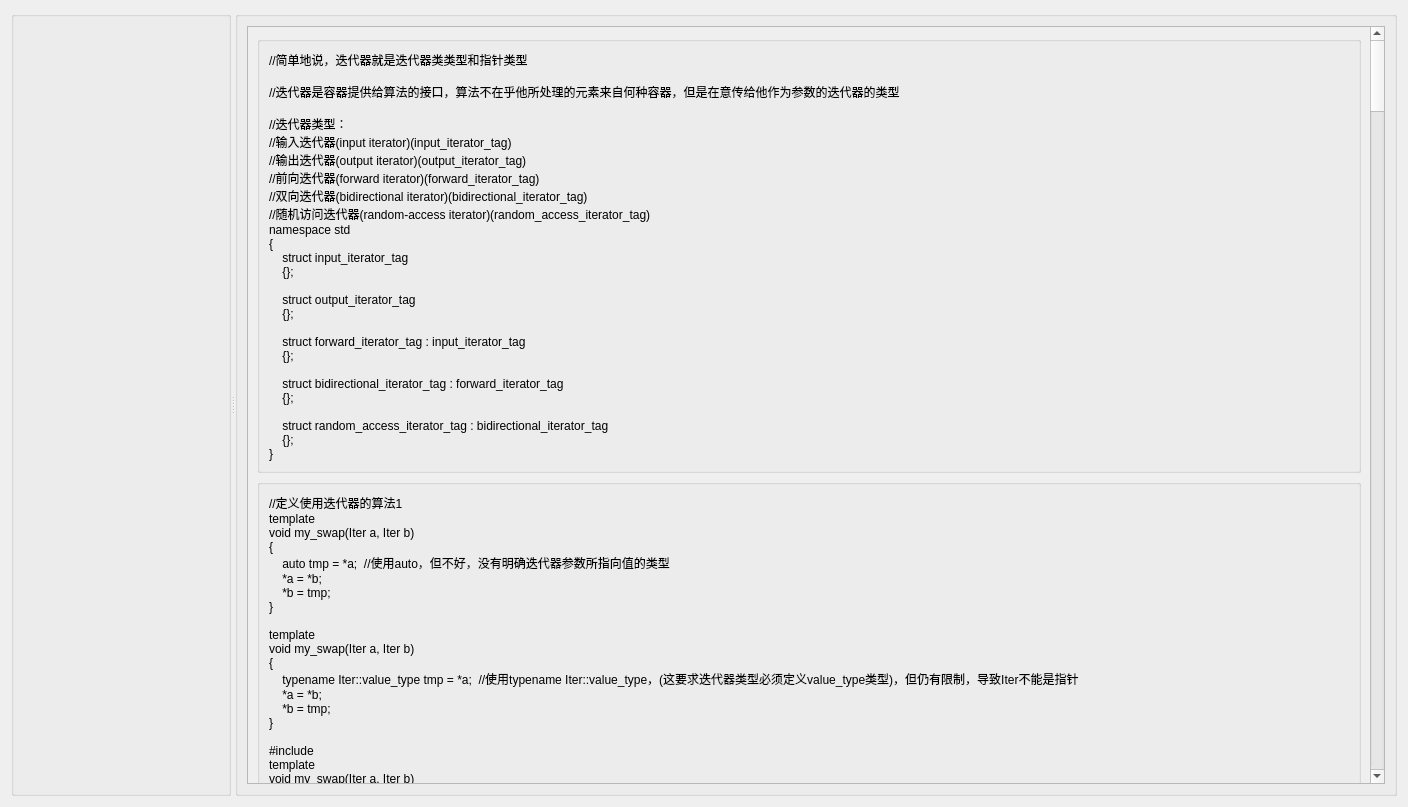
<?xml version="1.0" encoding="UTF-8"?>
<ui version="4.0">
 <class>dlg_iterator</class>
 <widget class="QDialog" name="dlg_iterator">
  <property name="geometry">
   <rect>
    <x>0</x>
    <y>0</y>
    <width>1408</width>
    <height>807</height>
   </rect>
  </property>
  <property name="windowTitle">
   <string>Dialog</string>
  </property>
  <layout class="QHBoxLayout" name="horizontalLayout">
   <item>
    <widget class="QSplitter" name="splitter">
     <property name="orientation">
      <enum>Qt::Horizontal</enum>
     </property>
     <widget class="QGroupBox" name="groupBox">
      <property name="title">
       <string/>
      </property>
     </widget>
     <widget class="QGroupBox" name="groupBox_2">
      <property name="title">
       <string/>
      </property>
      <layout class="QVBoxLayout" name="verticalLayout">
       <item>
        <widget class="QScrollArea" name="scrollArea">
         <property name="widgetResizable">
          <bool>true</bool>
         </property>
         <widget class="QWidget" name="scrollAreaWidgetContents">
          <property name="geometry">
           <rect>
            <x>0</x>
            <y>-6066</y>
            <width>1122</width>
            <height>7252</height>
           </rect>
          </property>
          <layout class="QVBoxLayout" name="verticalLayout_2">
           <item>
            <widget class="QGroupBox" name="groupBox_3">
             <property name="title">
              <string/>
             </property>
             <layout class="QGridLayout" name="gridLayout">
              <item row="0" column="0">
               <widget class="QLabel" name="label">
                <property name="text">
                 <string>//简单地说，迭代器就是迭代器类类型和指针类型

//迭代器是容器提供给算法的接口，算法不在乎他所处理的元素来自何种容器，但是在意传给他作为参数的迭代器的类型

//迭代器类型：
//输入迭代器(input iterator)(input_iterator_tag)
//输出迭代器(output iterator)(output_iterator_tag)
//前向迭代器(forward iterator)(forward_iterator_tag)
//双向迭代器(bidirectional iterator)(bidirectional_iterator_tag)
//随机访问迭代器(random-access iterator)(random_access_iterator_tag)
namespace std
{
    struct input_iterator_tag
    {};

    struct output_iterator_tag
    {};

    struct forward_iterator_tag : input_iterator_tag
    {};

    struct bidirectional_iterator_tag : forward_iterator_tag
    {};

    struct random_access_iterator_tag : bidirectional_iterator_tag
    {};
}</string>
                </property>
               </widget>
              </item>
             </layout>
            </widget>
           </item>
           <item>
            <widget class="QGroupBox" name="groupBox_4">
             <property name="title">
              <string/>
             </property>
             <layout class="QGridLayout" name="gridLayout_2">
              <item row="0" column="0">
               <widget class="QLabel" name="label_2">
                <property name="text">
                 <string>//定义使用迭代器的算法1
template&lt;typename Iter&gt;
void my_swap(Iter a, Iter b)
{
    auto tmp = *a;  //使用auto，但不好，没有明确迭代器参数所指向值的类型
    *a = *b;
    *b = tmp;
}

template&lt;typename Iter&gt;
void my_swap(Iter a, Iter b)
{
    typename Iter::value_type tmp = *a;  //使用typename Iter::value_type，(这要求迭代器类型必须定义value_type类型)，但仍有限制，导致Iter不能是指针
    *a = *b;
    *b = tmp;
}

#include &lt;iterator&gt;
template&lt;typename Iter&gt;
void my_swap(Iter a, Iter b)
{
    typename std::iterator_traits&lt;Iter&gt;::value_type tmp = *a;  //使用typename std::iterator_traits&lt;Iter&gt;::value_type最好
    *a = *b;
    *b = tmp;
}

//iterator_traits模板定义如下：
template&lt;class Iterator&gt;
struct iterator_traits
{
    typedef typename Iterator::difference_type     difference_type;
    typedef typename Iterator::value_type          value_type;
    typedef typename Iterator::pointer             pointer;
    typedef typename Iterator::reference           reference;
    typedef typename Iterator::iterator_category   iterator_category;
};
//(这要求使用iterator_traits模板的迭代器类型必须定义difference_type、value_type、pointer、reference和iterator_category类型)
//(对于输出迭代器，除了iterator_category，其他别名都可以定义为void，这是因为输出迭代器指向对象的目的地址而不是对象)

//iterator_traits模板偏特化类型T*和const T*的定义
template&lt;class T&gt;
struct iterator_traits&lt;T*&gt;
{
    typedef ptrdiff_t                   difference_type;
    typedef T                           value_type;
    typedef T*                          pointer;
    typedef T&amp;                          reference;
    typedef random_access_iterator_tag  iterator_category;
};

template&lt;class T&gt;
struct iterator_traits&lt;const T*&gt;
{
    typedef ptrdiff_t                   difference_type;
    typedef T                           value_type;
    typedef const T*                    pointer;
    typedef const T&amp;                    reference;
    typedef random_access_iterator_tag  iterator_category;
};



//定义使用迭代器的算法2
template&lt;typename Iter&gt;
inline void func(Iter begin, Iter end)
{
    func(begin, end, std::iterator_traits&lt;Iter&gt;::iterator_category());
}

template&lt;typename BiIterator&gt;
void func(BiIterator begin, BiIterator end, std::bidirectional_iterator_tag)
{
    //...
}

template&lt;typename RaIterator&gt;
void func(RaIterator begin, RaIterator end, std::random_access_iterator_tag)
{
    //...
}

//定义使用迭代器的算法3
//尽量使用迭代器相关辅助函数，这样写出的算法能适应更多类型的迭代器(容忍随机访问迭代器使用辅助函数带来的性能降低)

//void advance(InputIterator&amp; pos, Dist n)
//令名为pos的输入迭代器前进(或后退)n个元素
//对于随机访问迭代器和双向迭代器而言，n可为负值，表示向后退
//Dist通常是整数类型，要有&lt; ++ --等操作，还要和0作比较
//对于随机访问迭代器，则调用pos+=n，因此具有常数复杂度；对于双向迭代器，则调用++pos(或--pos)n次，因此具有线性复杂度

//ForwardIterator next(ForwardIterator pos)
//ForwardIterator next(ForwardIterator pos, Dist n)
//令名为pos的前向迭代器前进1或者n个位置
//对于随机访问迭代器和双向迭代器而言，n可为负值，表示向后退
//Dist是类型std::iterator_traits&lt;BidirectionalIterator&gt;::difference_type

//BidirectionalIterator prev(BidirectionalIterator pos)
//BidirectionalIterator prev(BidirectionalIterator pos, Dist n)
//令名为pos的前向迭代器后退1或n个位置
//对于随机访问迭代器和双向迭代器而言，n可为负值，表示向前进
//Dist是类型std::iterator_traits&lt;BidirectionalIterator&gt;::difference_type

//Dist distance(InputIterator pos1, InputIterator pos2)
//返回两个输入迭代器的距离
//Dist是类型std::iterator_traits&lt;InputIterator&gt;::difference_type
//对于随机访问迭代器，则调用pos2-pos1，因此具有常数复杂度；对于其他迭代器，则不断递增pos1，直到抵达pos2为止，因此具有线性复杂度

//void iter_swap(ForwardIterator1 pos1, ForwardIterator2 pos2)
//交换迭代器pos1和pos2所指的值    (注意，是迭代器所指向的值)
//迭代器的类型不必相同，但是其所指向的两个值必须可以相互赋值</string>
                </property>
               </widget>
              </item>
             </layout>
            </widget>
           </item>
           <item>
            <widget class="QGroupBox" name="groupBox_6">
             <property name="title">
              <string/>
             </property>
             <layout class="QGridLayout" name="gridLayout_4">
              <item row="0" column="0">
               <widget class="QLabel" name="label_4">
                <property name="text">
                 <string>    std::vector&lt;int&gt; v{5, 4, 3, 2, 1};
    std::sort(++v.begin(), v.end());

    std::copy(v.begin(), v.end(), std::ostream_iterator&lt;int&gt;(std::cout, &quot; &quot;));</string>
                </property>
               </widget>
              </item>
              <item row="1" column="0">
               <widget class="QPushButton" name="pbVectorArrayStringIterator">
                <property name="text">
                 <string>执行</string>
                </property>
               </widget>
              </item>
             </layout>
            </widget>
           </item>
           <item>
            <widget class="QGroupBox" name="groupBox_5">
             <property name="title">
              <string/>
             </property>
             <layout class="QGridLayout" name="gridLayout_3">
              <item row="0" column="0">
               <widget class="QLabel" name="label_3">
                <property name="text">
                 <string>//不同类型的迭代器需要为迭代器类定义不同的成员函数集，因为迭代器类型具有叠加性，所以成员函数集也具有叠加性

//1.输入迭代器     容器：istream
//iter(iter const&amp;）(复制构造函数)
//*iter         (读取实际元素)
//iter-&gt;member  (读取实际元素的成员，如果有的话)
//++iter
//iter++        (不一定得返回什么东西，不过通常会返回旧位置)
//iter1 == iter2
//iter1 != iter2

//2.输出迭代器     容器：ostream、inserter
//iter(iter const&amp;）(复制构造函数)
//*iter = val
//++iter
//iter++

//3.前向迭代器      容器：forward list、unordered containers(有一部分是双向迭代器)
//输入迭代器的
//iter()        (默认构造函数)
//iter1 = iter2

//4.双向迭代器       容器：list、set、multiset、map、multimap
//前向迭代器的
//--iter
//iter--

//5.随机访问迭代器     容器：array、vector、deque、string、C-Style array
//双向迭代器的
//iter[n]
//iter+=n
//iter-=n
//iter+n
//n+iter
//iter-n
//iter1-iter2
//iter1 &lt; iter2
//iter1 &gt; iter2
//iter1 &lt;= iter2
//iter1 &gt;= iter2</string>
                </property>
               </widget>
              </item>
             </layout>
            </widget>
           </item>
           <item>
            <widget class="QGroupBox" name="groupBox_7">
             <property name="title">
              <string>前向迭代器 numeric_range numeric_iterator</string>
             </property>
             <layout class="QGridLayout" name="gridLayout_5">
              <item row="0" column="0">
               <widget class="QLabel" name="label_5">
                <property name="text">
                 <string>    numeric_range&lt;double&gt; range{1.5, 0.5, 5};
    auto first = range.begin();
    auto last = range.end();
    std::copy(first, last, std::ostream_iterator&lt;double&gt;(std::cout, &quot; &quot;));
    std::cout &lt;&lt; &quot;\n&quot;;</string>
                </property>
               </widget>
              </item>
              <item row="1" column="0">
               <widget class="QPushButton" name="pbNumericRangeCopy">
                <property name="text">
                 <string>执行</string>
                </property>
               </widget>
              </item>
              <item row="2" column="0">
               <widget class="QLabel" name="label_6">
                <property name="text">
                 <string>    numeric_range&lt;double&gt; range{1.5, 0.5, 5};
    std::cout &lt;&lt; &quot;Sum = &quot; &lt;&lt; std::accumulate(std::begin(range), std::end(range), 0.0) &lt;&lt; &quot;\n&quot;;</string>
                </property>
               </widget>
              </item>
              <item row="3" column="0">
               <widget class="QPushButton" name="pbNumericRangeAccumulate">
                <property name="text">
                 <string>执行</string>
                </property>
               </widget>
              </item>
              <item row="4" column="0">
               <widget class="QLabel" name="label_7">
                <property name="text">
                 <string>    numeric_range&lt;double&gt; range{1.5, 0.5, 5};
    for(auto n : range)
    {
        std::cout &lt;&lt; n &lt;&lt; &quot; &quot;;
    }
    std::cout &lt;&lt; &quot;\n&quot;;</string>
                </property>
               </widget>
              </item>
              <item row="5" column="0">
               <widget class="QPushButton" name="pbNumericRangeFor">
                <property name="text">
                 <string>执行</string>
                </property>
               </widget>
              </item>
             </layout>
            </widget>
           </item>
           <item>
            <widget class="QGroupBox" name="groupBox_8">
             <property name="title">
              <string/>
             </property>
             <layout class="QVBoxLayout" name="verticalLayout_3">
              <item>
               <widget class="QLabel" name="label_8">
                <property name="text">
                 <string>//迭代器适配器(iterator adapter):
//反向迭代器(reverse iterator)
//插入迭代器(insert iterator)
//流迭代器(stream iterator)
//移动迭代器(move iterator)

//1.
//反向迭代器(reverse iterator)</string>
                </property>
               </widget>
              </item>
              <item>
               <widget class="QLabel" name="label_9">
                <property name="text">
                 <string>std::vector&lt;int&gt; v {1, 2, 3, 4, 5, 6, 7, 8, 9};

std::copy(v.begin(), v.end(), std::ostream_iterator&lt;int&gt;(std::cout, &quot; &quot;));
std::cout &lt;&lt; &quot;\n&quot;;
std::copy(v.rbegin(), v.rend(), std::ostream_iterator&lt;int&gt;(std::cout, &quot; &quot;));
std::cout &lt;&lt; &quot;\n&quot;;</string>
                </property>
               </widget>
              </item>
              <item>
               <widget class="QPushButton" name="pbReverseIterator">
                <property name="text">
                 <string>执行</string>
                </property>
               </widget>
              </item>
              <item>
               <widget class="QLabel" name="label_10">
                <property name="text">
                 <string>std::vector&lt;int&gt;::iterator pos = std::find(v.begin(), v.end(), 2);
std::cout &lt;&lt; &quot;pos:&quot; &lt;&lt; *pos &lt;&lt; &quot;\n&quot;;
//iterator转reverse_iterator
std::vector&lt;int&gt;::reverse_iterator pos_left(pos);//注意reverse_iterator的构造方式
std::cout &lt;&lt; &quot;pos_left:&quot; &lt;&lt; *pos_left &lt;&lt; &quot;\n&quot;;</string>
                </property>
               </widget>
              </item>
              <item>
               <widget class="QPushButton" name="pbIteratorToReverseIterator">
                <property name="text">
                 <string>执行</string>
                </property>
               </widget>
              </item>
              <item>
               <widget class="QLabel" name="label_11">
                <property name="text">
                 <string>std::vector&lt;int&gt;::reverse_iterator pos = std::find(v.rbegin(), v.rend(), 2);//注意参数类型决定返回值类型
std::cout &lt;&lt; &quot;pos:&quot; &lt;&lt; *pos &lt;&lt; &quot;\n&quot;;
//reverse_iterator转iterator
std::vector&lt;int&gt;::iterator pos_right(pos.base());
std::cout &lt;&lt; &quot;pos_right:&quot; &lt;&lt; *pos_right &lt;&lt; &quot;\n&quot;;</string>
                </property>
               </widget>
              </item>
              <item>
               <widget class="QPushButton" name="pbReverseIteratorToIterator">
                <property name="text">
                 <string>执行</string>
                </property>
               </widget>
              </item>
              <item>
               <widget class="QLabel" name="label_12">
                <property name="text">
                 <string>//iterator、const_iterator、reverse_iterator、const_reverse_iterator相互转换

//1.隐式转换
//iterator----------------------------&gt;const_iterator
//   |
//   |
//   +---&gt;reverse_iterator------------&gt;const_reverse_iterator

//2.base()转换
//reverse_iterator::base() -----&gt; iterator
//const_reverse_iterator::base()  ------&gt; const_iterator

//3.const_iterator通过distance和advance函数 ------&gt; iterator
//(对于随机访问迭代器，是常数时间的操作；对于双向迭代器，是线性时间的操作)</string>
                </property>
               </widget>
              </item>
              <item>
               <widget class="QLabel" name="label_14">
                <property name="text">
                 <string>//2.
//插入迭代器 (insert iterator)
//(所有插入迭代器都是输出迭代器(output iterator)，与输出迭代器不同的是，&quot;*pos = value&quot;也可以写为&quot;pos = value&quot;，因为operator*是无操作(另外，operator++()和operator++(int)也是无操作))
//(输出迭代器的常用方式是&quot;*iter++ = value&quot;，插入迭代器的另一种常用方式是&quot;iter = value&quot;)

//std::back_inserter_iterator
//对应：push_back(value)
//适用容器：std::vector std::deque std::list std::string
//辅助函数：std::back_inserter(container)

//std::front_inserter_iterator
//对应：push_front(value)
//适用容器：std::deque std::list
//辅助函数：std::front_inserter(container)

//std::inserter_iterator
//对应：insert(pos, value)
//适用容器：除了std::array和std:forward_list
//辅助函数：std::inserter(container, pos)</string>
                </property>
               </widget>
              </item>
              <item>
               <widget class="QLabel" name="label_13">
                <property name="text">
                 <string>    std::vector&lt;int&gt; v;

    std::back_insert_iterator&lt;std::vector&lt;int&gt;&gt; bii(v);
    //调用作为输出迭代器的接口
    *bii++ = 1;
    *bii++ = 2;
    *bii++ = 3;
    //插入迭代器的operator*和operator++、operator++(int)都是无操作，所以可以
    bii = 4;
    bii = 5;
    bii = 6;

    std::copy(v.begin(), v.end(), std::ostream_iterator&lt;int&gt;(std::cout, &quot; &quot;));
    std::cout &lt;&lt; &quot;\n&quot;;</string>
                </property>
               </widget>
              </item>
              <item>
               <widget class="QPushButton" name="pbBackInsertIterator">
                <property name="text">
                 <string>执行</string>
                </property>
               </widget>
              </item>
              <item>
               <widget class="QLabel" name="label_15">
                <property name="text">
                 <string>    std::vector&lt;int&gt; v;
    int n = 0;

    std::generate_n(std::back_insert_iterator&lt;std::vector&lt;int&gt;&gt;(v), 10, [n]() mutable{return ++n;});

    std::copy(v.begin(), v.end(), std::ostream_iterator&lt;int&gt;(std::cout, &quot; &quot;));
    std::cout &lt;&lt; &quot;\n&quot;;</string>
                </property>
               </widget>
              </item>
              <item>
               <widget class="QPushButton" name="pbBackInsertIteratorGenerate_n">
                <property name="text">
                 <string>执行</string>
                </property>
               </widget>
              </item>
              <item>
               <widget class="QLabel" name="label_16">
                <property name="text">
                 <string>    std::vector&lt;int&gt; v{1,2,3,4,5};

    v.reserve(2 * v.size()); //注意！一定要在调用copy之前确保有足够大的空间，因为插入元素时可能会造成指向v的其他迭代器失效
    std::copy(v.begin(), v.end(), std::back_inserter(v));
//    template&lt;class InputIt, class OutputIt&gt;
//    OutputIt copy(InputIt first, InputIt last,
//                  OutputIt d_first)
//    {
//        while (first != last) {
//            *d_first++ = *first++;
//        }
//        return d_first;
//    }

    std::copy(v.begin(), v.end(), std::ostream_iterator&lt;int&gt;(std::cout, &quot; &quot;));
    std::cout &lt;&lt; &quot;\n&quot;;</string>
                </property>
               </widget>
              </item>
              <item>
               <widget class="QPushButton" name="pbBackInsertIteratorCopy">
                <property name="text">
                 <string>执行</string>
                </property>
               </widget>
              </item>
              <item>
               <widget class="QLabel" name="label_17">
                <property name="text">
                 <string>    std::list&lt;int&gt; l;

    ////使用std::front_insert_iterator模板类
    std::front_insert_iterator&lt;std::list&lt;int&gt;&gt; fii(l);
    //调用作为输出迭代器的接口
    *fii++ = 1;
    *fii++ = 2;
    *fii++ = 3;
    //插入迭代器的operator*和operator++、operator++(int)都是无操作，所以可以
    fii = 4;
    fii = 5;
    fii = 6;

    ////使用std::front_inserter辅助函数
    std::front_inserter(l) = 7;
    std::front_inserter(l) = 8;

    std::copy(l.begin(), l.end(), std::ostream_iterator&lt;int&gt;(std::cout, &quot; &quot;));
    std::cout &lt;&lt; &quot;\n&quot;;</string>
                </property>
               </widget>
              </item>
              <item>
               <widget class="QPushButton" name="pbFrontInsertIterator">
                <property name="text">
                 <string>执行</string>
                </property>
               </widget>
              </item>
              <item>
               <widget class="QLabel" name="label_18">
                <property name="text">
                 <string>    std::set&lt;int&gt; s;

    ////使用std::insert_iterator模板类
    std::insert_iterator&lt;std::set&lt;int&gt;&gt; ii(s, s.begin());
    //调用作为输出迭代器的接口
    *ii++ = 1;
    *ii++ = 2;
    *ii++ = 3;
    //插入迭代器的operator*和operator++、operator++(int)都是无操作，所以可以
    ii = 4;
    ii = 5;
    ii = 6;

    ////使用std::inserter辅助函数
    std::inserter(s, s.end()) = 7;
    std::inserter(s, s.end()) = 8;

    std::copy(s.begin(), s.end(), std::ostream_iterator&lt;int&gt;(std::cout, &quot; &quot;));
    std::cout &lt;&lt; &quot;\n&quot;;</string>
                </property>
               </widget>
              </item>
              <item>
               <widget class="QPushButton" name="pbInsertIterator">
                <property name="text">
                 <string>执行</string>
                </property>
               </widget>
              </item>
              <item>
               <widget class="QLabel" name="label_22">
                <property name="text">
                 <string>//3.
//流迭代器(stream iterator)

//输入流迭代器是一种输入迭代器(input iterator)
//(输入流迭代器与输出迭代器不同的是，&quot;variable = *pos&quot;也可以写为&quot;variable = pos&quot;，因为operator*是无操作(另外，operator++()和operator++(int)也是无操作))
//(输入迭代器的常用方式是&quot;variable = *iter++&quot;，插入迭代器的另一种常用方式是&quot;variable = iter&quot;)

//输出流迭代器是一种输出迭代器(output iterator)

//std::istream_iterator  (默认构造的是end())
//std::ostream_iterator

//std::istreambuf_iterator (默认构造的是end())
//std::ostreambuf_iterator

//std::istreambuf_iterator比std::istream_iterator更有效率，因为他避免对每个字符构造并析构一次sentry对象的开销
//读字符时，std::istream_iterator默认跳过空白字符(除非用std::noskipws或等价物禁用)，而std::istreambuf_iterator不跳过

//对于逐个字符的输入考虑使用std::istreambuf_iterator</string>
                </property>
               </widget>
              </item>
              <item>
               <widget class="QLabel" name="label_19">
                <property name="text">
                 <string>    std::ostream_iterator&lt;int&gt; writer(std::cout, &quot; &quot;);
    //调用作为输出迭代器的接口
    *writer++ = 1;
    *writer++ = 2;
    *writer++ = 3;
    //输出流迭代器的operator*和operator++、operator++(int)都是无操作，所以可以
    writer = 4;
    writer = 5;
    writer = 6;

    std::cout &lt;&lt; &quot;\n&quot;;

    std::vector&lt;int&gt; v{1,2,3,4,5,6,7,8,9};
    std::copy(v.begin(), v.end(), std::ostream_iterator&lt;int&gt;(std::cout));
    //    template&lt;class InputIt, class OutputIt&gt;
    //    OutputIt copy(InputIt first, InputIt last,
    //                  OutputIt d_first)
    //    {
    //        while (first != last) {
    //            *d_first++ = *first++;
    //        }
    //        return d_first;
    //    }

    std::cout &lt;&lt; &quot;\n&quot;;</string>
                </property>
               </widget>
              </item>
              <item>
               <widget class="QPushButton" name="pbOstreamIterator">
                <property name="text">
                 <string>执行</string>
                </property>
               </widget>
              </item>
              <item>
               <widget class="QLabel" name="label_20">
                <property name="text">
                 <string>    std::istream_iterator&lt;int&gt; reader(std::cin);
    std::istream_iterator&lt;int&gt; readerEOF;//默认构造函数创建end()

    while(reader != readerEOF)
    {
        //调用作为输入迭代器的接口
        std::cout &lt;&lt; *reader++ &lt;&lt; &quot;\n&quot;;
        //输入流迭代器的operator*和operator++、operator++(int)都是无操作，所以可以
        //std::cout &lt;&lt; reader &lt;&lt; &quot;\n&quot;;
    }</string>
                </property>
               </widget>
              </item>
              <item>
               <widget class="QPushButton" name="pbIstreamIterator">
                <property name="text">
                 <string>执行</string>
                </property>
               </widget>
              </item>
              <item>
               <widget class="QLabel" name="label_21">
                <property name="text">
                 <string>    std::istream_iterator&lt;std::string&gt; reader(std::cin);
    std::ostream_iterator&lt;std::string&gt; writer(std::cout , &quot; &quot;);

    while(reader != std::istream_iterator&lt;std::string&gt;())
    {
        //每次跳过前两个字符串
        std::advance(reader, 2);

        //重新判断
        if(reader != std::istream_iterator&lt;std::string&gt;())
        {
            *writer++ = *reader++;
        }
    }
</string>
                </property>
               </widget>
              </item>
              <item>
               <widget class="QPushButton" name="pbOstreamIteratorIstreamIterator">
                <property name="text">
                 <string>执行</string>
                </property>
               </widget>
              </item>
              <item>
               <widget class="QLabel" name="label_26">
                <property name="text">
                 <string>    std::string filepath = &quot;123.txt&quot;;

    std::vector&lt;std::string&gt; v{&quot;1&quot;, &quot;2&quot;, &quot;3&quot;};

    std::ofstream of(filepath);//of创建时自动执行open，of析构时自动执行close
    std::copy(v.begin(), v.end(), std::ostream_iterator&lt;std::string&gt;(of, &quot;\n&quot;));</string>
                </property>
               </widget>
              </item>
              <item>
               <widget class="QPushButton" name="pbOfstreamOstreamIterator">
                <property name="text">
                 <string>执行</string>
                </property>
               </widget>
              </item>
              <item>
               <widget class="QLabel" name="label_27">
                <property name="text">
                 <string>    std::string filepath = &quot;123.txt&quot;;

    std::ifstream ifs(filepath);
    ifs.unsetf(std::ios::skipws);//进制忽略文件中的空白字符

    //std::string filedata(std::istream_iterator&lt;char&gt;(ifs), std::istream_iterator&lt;char&gt;());//编译器会认为是函数声明
    std::string filedata((std::istream_iterator&lt;char&gt;(ifs)), (std::istream_iterator&lt;char&gt;()));

    std::cout &lt;&lt; filedata &lt;&lt; &quot;\n&quot;;

    //std::istream_iterator&lt;char&gt;对象使用operator&gt;&gt;从输入流中读取单个字符，而istreambuf_iterator&lt;char&gt;
    //则直接从流的缓冲区中读取下一个字符
    //std::istreambuf_iterator&lt;char&gt;对象从一个输入流istream s中读取下一个字符的操作是通过s.rdbuf()-&gt;sgetc()来完成的</string>
                </property>
               </widget>
              </item>
              <item>
               <widget class="QPushButton" name="pbIfstreamIstreamIterator">
                <property name="text">
                 <string>执行</string>
                </property>
               </widget>
              </item>
              <item>
               <widget class="QLabel" name="label_28">
                <property name="text">
                 <string>    std::string filepath = &quot;123.txt&quot;;

    std::ifstream ifs(filepath);

    //std::string filedata(std::istreambuf_iterator&lt;char&gt;(ifs), std::istreambuf_iterator&lt;char&gt;());//编译器会认为是函数声明
    std::string filedata((std::istreambuf_iterator&lt;char&gt;(ifs)), (std::istreambuf_iterator&lt;char&gt;()));

    std::cout &lt;&lt; filedata &lt;&lt; &quot;\n&quot;;</string>
                </property>
               </widget>
              </item>
              <item>
               <widget class="QPushButton" name="pbIfstreamIstreambufIterator">
                <property name="text">
                 <string>执行</string>
                </property>
               </widget>
              </item>
              <item>
               <widget class="QLabel" name="label_23">
                <property name="text">
                 <string>//4.
//移动迭代器(move iterator)
//移动迭代器(至少)是一个输入迭代器

//std::move_iterator

//辅助函数
//std::make_move_iterator</string>
                </property>
               </widget>
              </item>
              <item>
               <widget class="QLabel" name="label_24">
                <property name="text">
                 <string>    std::vector&lt;std::string&gt; v{&quot;this&quot;, &quot;is&quot;, &quot;an&quot;, &quot;example&quot;};

    typedef std::vector&lt;std::string&gt;::iterator iter_t;
    std::string result = std::accumulate(
                            std::move_iterator&lt;iter_t&gt;(v.begin()),
                            std::move_iterator&lt;iter_t&gt;(v.end()),
                            std::string()
                );

    std::cout &lt;&lt; &quot;result:&quot; &lt;&lt; result &lt;&lt; &quot;\n&quot;;
    std::cout &lt;&lt; &quot;v:&quot;;
    std::copy(v.begin(), v.end(), std::ostream_iterator&lt;std::string&gt;(std::cout, &quot; &quot;));</string>
                </property>
               </widget>
              </item>
              <item>
               <widget class="QPushButton" name="pbMoveIterator">
                <property name="text">
                 <string>执行</string>
                </property>
               </widget>
              </item>
              <item>
               <widget class="QLabel" name="label_25">
                <property name="text">
                 <string>    std::vector&lt;std::string&gt; v{&quot;this&quot;, &quot;is&quot;, &quot;an&quot;, &quot;example&quot;};

    typedef std::vector&lt;std::string&gt;::iterator iter_t;
    std::string result = std::accumulate(
                            std::make_move_iterator(v.begin()),
                            std::make_move_iterator(v.end()),
                            std::string()
                );

    std::cout &lt;&lt; &quot;result:&quot; &lt;&lt; result &lt;&lt; &quot;\n&quot;;
    std::cout &lt;&lt; &quot;v:&quot;;
    std::copy(v.begin(), v.end(), std::ostream_iterator&lt;std::string&gt;(std::cout, &quot; &quot;));</string>
                </property>
               </widget>
              </item>
              <item>
               <widget class="QPushButton" name="pbMakeMoveIterator">
                <property name="text">
                 <string>执行</string>
                </property>
               </widget>
              </item>
             </layout>
            </widget>
           </item>
           <item>
            <spacer name="verticalSpacer">
             <property name="orientation">
              <enum>Qt::Vertical</enum>
             </property>
             <property name="sizeHint" stdset="0">
              <size>
               <width>20</width>
               <height>230</height>
              </size>
             </property>
            </spacer>
           </item>
          </layout>
         </widget>
        </widget>
       </item>
      </layout>
     </widget>
    </widget>
   </item>
  </layout>
 </widget>
 <resources/>
 <connections/>
</ui>
